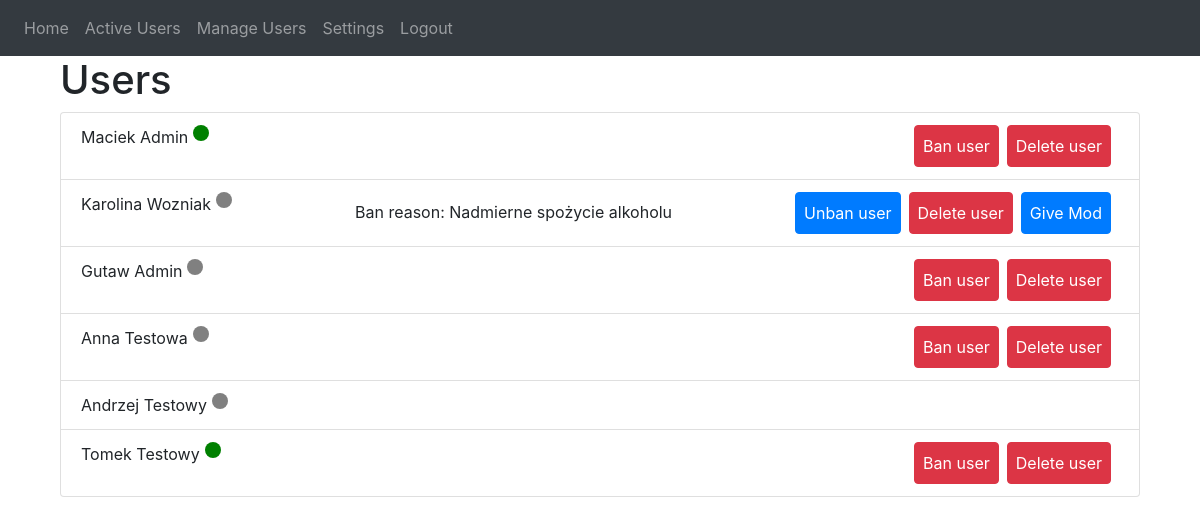
The app's page /manage (signed in) with its own data.
### website/models.py (models this page shows)
class User(db.Model, UserMixin):
    id = db.Column(db.Integer, primary_key=True)
    first_name = db.Column(db.String(50), nullable=False)
    last_name = db.Column(db.String(50), nullable=False)
    email = db.Column(db.String(100), unique=True, nullable=False)
    password = db.Column(db.String(100), nullable=False)
    is_moderator = db.Column(db.Boolean, default=False)
    is_online = db.Column(db.Boolean, default=True)
    last_seen = db.Column(db.DateTime(timezone=True), default=func.now())

class Ban(db.Model):
    id = db.Column(db.Integer, primary_key=True)
    user_id = db.Column(db.Integer, db.ForeignKey('user.id'), nullable=False)
    reason = db.Column(db.String(200), nullable=False)
    timestamp = db.Column(db.DateTime(timezone=True), default=func.now())

### website/views.py (the view)
@views.route('/manage', methods=['GET', 'POST'])
def manage():
    def is_user_online(user):
        return user.is_online
    def is_user_banned(user):
        return Ban.query.filter_by(user_id=user.id).first()
    users = User.query.all()
    return render_template("manage.html", user=current_user, users=users, is_user_online=is_user_online, is_user_banned=is_user_banned)

### website/__init__.py (called while the page is built)
def create_app():
    app = Flask(__name__)
    app.config['SECRET_KEY'] = 'hjshjhdjah kjshkjdhjs'
    app.config['SQLALCHEMY_DATABASE_URI'] = f'sqlite:///{DB_NAME}'
    db.init_app(app)
    socketio.init_app(app)
    from .views import views
    from .auth import auth
    app.register_blueprint(views, url_prefix='/')
    app.register_blueprint(auth, url_prefix='/')
    from .models import User
    with app.app_context():
        db.create_all()
    login_manager = LoginManager()
    login_manager.login_view = 'auth.login'
    login_manager.init_app(app)
    @login_manager.user_loader
    def load_user(id):
        return User.query.get(int(id))
    return app

### website/views.py (called while the page is built)
@views.before_request
@login_required
def update_last_seen():
    user = User.query.filter_by(id=current_user.id).first()
    if user:
        user.is_online = True
        user.last_seen = datetime.now()
        db.session.commit()

@views.before_request
@login_required
def update_is_user_online():
    users = User.query.all()
    for user in users:
        if user.is_online:
            time_since_activity = (
                datetime.now() - user.last_seen).seconds / 60
            print(
                f"{user.first_name} {user.last_name} last seen: {time_since_activity}")
            if time_since_activity >= 10:
                user.is_online = False
                db.session.commit()

### website/templates/manage.html (shortened to what this page needs)
{% extends "base.html" %} {% block title %}Administrator's panel{% endblock %} {% block content %}
<div class="container">
   <h1>Users</h1>
   <ul class="list-group">
      {% for user_ in users %}
      <li class="list-group-item d-flex">
         {{ user_.first_name }} {{ user_.last_name }} {% if
         is_user_online(user_) %}
         <span class="dot dot-green mr-auto p-2"></span>
         {% else %}
         <span class="dot dot-gray mr-auto p-2"></span>
         {% endif %} {% if user_.id != current_user.id %}
         {% if not is_user_banned(user_) %}
         <button class="btn btn-danger ban-user-btn p-2 mr-2" data-userid="{{ user_.id }}">
            Ban user
         </button>
         {% else %}
         <div class="mr-auto p-2">Ban reason: {{ is_user_banned(user_).reason }}</div>
         <button class="btn btn-primary unban-user-btn p-2 mr-2" data-userid="{{ user_.id }}">
            Unban user
         </button>
         {% endif %}
         <button class="btn btn-danger delete-user-btn p-2 mr-2" data-userid="{{ user_.id }}">
            Delete user
         </button>
         {% if not user_.is_moderator %}
         <button class="btn btn-primary give-mod-btn p-2 mr-2" data-userid="{{ user_.id }}">
            Give Mod
         </button>
         {% endif%}
         {% endif %}
      </li>
      {% endfor %}
   </ul>
</div>
{% endblock %}

### website/static/css/style.css (style rules this page uses)
.dot { height: 10px; width: 10px; border-radius: 50%; display: inline-block; margin-left: 5px; }
.dot-green { background-color: green; }
.dot-gray { background-color: gray; }

### records on screen
User: first_name "Maciek", last_name "Admin", is_online True (drawn)
User: first_name "Karolina", last_name "Wozniak"
Ban: reason "Nadmierne spożycie alkoholu"
User: first_name "Gutaw", last_name "Admin"
User: first_name "Anna", last_name "Testowa"
User: first_name "Andrzej", last_name "Testowy"
User: first_name "Tomek", last_name "Testowy", is_online True (drawn)
